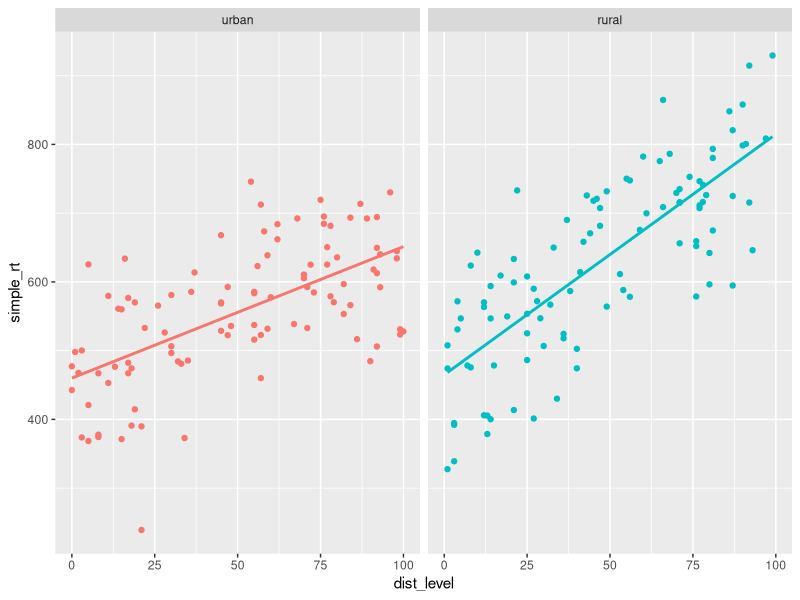

The R script that drew this image:
## ---- chunk 1
knitr::opts_chunk$set(echo = TRUE)
## ---- chunk 2

library("tidyverse")
set.seed(1031)

n_subj <- 100L  # simulate data for 100 subjects
b0_urban <- 450 # y-intercept
b1_urban <- 2   # slope

# decomposition table
urban <- tibble(
  subj_id = 1:n_subj,
  group = "urban",
  b0 = 450,
  b1 = 2,
  dist_level = sample(0:n_subj, n_subj, replace = TRUE),
  err = rnorm(n_subj, mean = 0, sd = 80),
  simple_rt = b0 + b1 * dist_level + err)

urban

## ---- chunk 3
b0_rural <- 500
b1_rural <- 3

rural <- tibble(
  subj_id = 1:n_subj + n_subj,
  group = "rural",
  b0 = b0_rural,
  b1 = b1_rural,
  dist_level = sample(0:n_subj, n_subj, replace = TRUE),
  err = rnorm(n_subj, mean = 0, sd = 80),
  simple_rt = b0 + b1 * dist_level + err)
## ---- chunk 4
all_data <- bind_rows(urban, rural)

ggplot(all_data %>% mutate(group = fct_relevel(group, "urban")), 
       aes(dist_level, simple_rt, colour = group)) +
  geom_point() +
  geom_smooth(method = "lm", se = FALSE) +
  facet_wrap(~ group) + 
  theme(legend.position = "none")
## ---- chunk 5
all_data2 <- all_data %>%
  mutate(grp = if_else(group == "rural", 1, 0))

sonic_mod <- lm(simple_rt ~ dist_level + grp + dist_level:grp,
                all_data2)

summary(sonic_mod)
